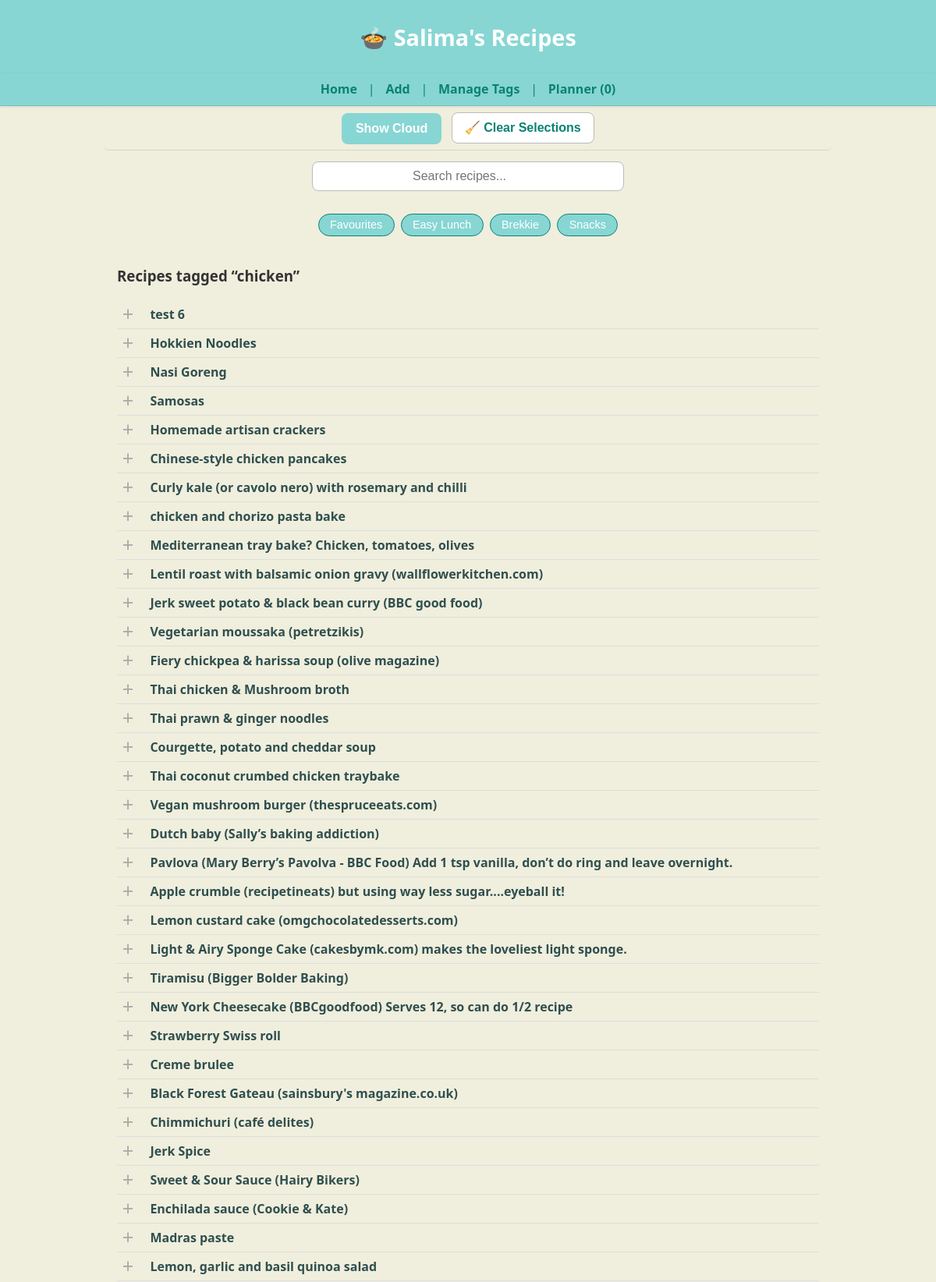
The page / (upper part) on the database its author committed.
### tables this page shows
CREATE TABLE recipes (
    id INTEGER PRIMARY KEY,
    name TEXT,
    ingredients JSON,
    method TEXT,
    tags JSON,
    category TEXT,
    source TEXT,
    linked_recipe TEXT,
    image_url TEXT,
    notes TEXT,
    created_at DATETIME DEFAULT CURRENT_TIMESTAMP,
    updated_at DATETIME DEFAULT CURRENT_TIMESTAMP
);

### app.py (the view)
@app.route("/")
def index():
    with get_conn() as conn:
        c = conn.cursor()
        default_tag = "chicken"
        c.execute("SELECT id, name, ingredients FROM recipes ORDER BY id DESC")
        recipes = c.fetchall()
        tag_cloud = get_tag_cloud()
    from pathlib import Path
    import json
    tags_path = Path("tags.json")
    quick_access = []
    if tags_path.exists():
        try:
            tags_data = json.loads(tags_path.read_text(encoding="utf-8"))
            quick_access = tags_data.get("Quick Access", [])
        except Exception as e:
            print("⚠️ Error loading tags.json:", e)
    return render_template(
        "index.html",
        recipes=recipes,
        tag_cloud=tag_cloud,
        default_tag=default_tag,
        quick_access=quick_access
    )

### app.py (called while the page is built)
@app.teardown_appcontext
def close_connection(exception):
    db = getattr(g, "_database", None)
    if db is not None:
        db.close()

def get_conn():
    return sqlite3.connect(DB_PATH)

### templates/index.html (shortened to what this page needs)
{% extends "base.html" %}
{% block content %}
<main class="homepage">
<section class="search-section">
  <form action="{{ url_for('search') }}" method="get" class="search-form">
    <input type="text" name="q" placeholder="Search recipes..." class="search-input">
  </form>
</section>
<section class="quick-tags">
  {% if quick_access %}
    {% for tag in quick_access %}
      <form action="{{ url_for('search') }}" method="get" class="tag-form">
        <button type="submit" class="tag-btn">{{ tag }}</button>
      </form>
    {% endfor %}
  {% else %}
    <p style="text-align:center; color:#777;">No Quick Access tags defined yet.</p>
  {% endif %}
</section>
  <section class="recipe-listing">
    <h3>Recipes tagged “{{ default_tag }}”</h3>
    {% for r in recipes %}
      <div class="recipe-row">
        <button class="select-dish-btn"
                data-id="{{ r[0] }}"
                data-name="{{ r[1] }}"></button>
        <a href="{{ url_for('recipe_detail', recipe_id=r[0]) }}">
          <strong>{{ r[1] }}</strong>
        </a>
      </div>
    {% endfor %}
  </section>
</main>
{% endblock %}

### templates/base.html (shortened to what this page needs)
<!DOCTYPE html>
<html lang="en">
<head>
  <link rel="stylesheet" href="{{ url_for('static', filename='style.css') }}">
</head>
<body data-page="{{ request.endpoint }}">
  <header class="site-header">
    <h1 class="site-title">
      <a href="/">🍲 Salima's Recipes</a>
    </h1>
  </header>
</body>
</html>
  <nav class="site-nav">
    <a href="/">Home</a> |
    <a href="/add">Add</a> |
    <a href="{{ url_for('admin_tags') }}">Manage Tags</a> |
    <a href="{{ url_for('planner') }}">Planner <span id="plannerCount">(0)</span></a>
  </nav>
  <div id="control-space"
     class="control-space"
     style="display:flex; flex-wrap:wrap; align-items:center; justify-content:center; gap:0.8rem; padding:0.5rem 1rem; background:var(--background); border-bottom:1px solid rgba(0,0,0,0.1);">
  {% if request.path == '/' %}
    <button id="toggleTagsBtn" class="btn-toggle-cloud">☁️ Show Cloud</button>
  {% endif %}
  <button id="clearSelectedBtn" class="btn-clear">🧹 Clear Selections</button>
</div>
  <main>
    {% block content %}{% endblock %}
  </main>
</body>
</html>

### static/style.css (style rules this page uses)
:root { --brand: #87d6d4; --brand-dark: #0a8274; --background: #f0eedd; }
body { font-family: "Segoe UI", Helvetica, Arial, sans-serif; background: var(--background); color: #333; margin: 0; padding: 0; }
header, footer { background: var(--brand); color: var(--brand-dark); padding: 1rem; text-align: center; }
main { background: var(--background); max-width: 100%; margin: 0; padding: 0; box-shadow: none; border: none; }
a { color: var(--brand-dark); text-decoration: none; transition: color 0.2s ease; }
form input, form textarea { width: 100%; padding: 0.5rem; margin: 0.5rem 0 1rem 0; border: 1px solid #ccc; border-radius: 4px; font-size: 1rem; }
button { background: var(--brand); color: white; border: none; padding: 0.6rem 1.2rem; font-size: 1rem; border-radius: 4px; cursor: pointer; transition: background 0.2s ease; }
.recipe-row { display: flex; align-items: center; gap: 0.5rem; padding: 0.25rem 0; border-bottom: 1px solid #ddd; }
.recipe-row a { flex: 1; color: #2f4f4f; text-decoration: none; }
.select-dish-btn { background: transparent; border: none; outline: none; cursor: pointer; width: 1.6rem; height: 1.6rem; display: flex; align-items: center; justify-content: center; }
.select-dish-btn::before { content: "+"; color: #aaa; font-size: 1.6rem; transition: color 0.25s ease, transform 0.2s ease, opacity 0.2s ease; }
.site-header { background: var(--brand); color: #fff; text-align: center; padding: 0.25rem 0; }
.site-title a { color: #fff; text-decoration: none; font-size: 1.8rem; line-height: 1.2; }
.site-nav { background: var(--brand); text-align: center; padding: 0.25rem 0.4rem; }
.site-nav a { color: var(--brand-dark); margin: 0 0.6rem; font-weight: 600; text-decoration: none; }
.control-space { position: sticky; top: 2.6rem; z-index: 90; display: flex; justify-content: center; align-items: center; gap: 0.8rem; flex-wrap: wrap; background: var(--background); padding: 0.35rem 0.6rem; margin: 0 auto 0.4rem; max-width: 900px; border-bottom: 1px solid rgba(0,0,0,0.05); border-radius: 5px; }
.btn-clear, .btn-toggle-cloud { display: inline-flex; align-items: center; justify-content: center; height: 40px; line-height: 1; font-weight: 600; padding: 0.45rem 1rem; border-radius: 8px; cursor: pointer; border: 1px solid #bbb; transition: background 0.25s ease, color 0.25s ease, transform 0.1s ease; }
.btn-toggle-cloud { background: var(--brand); color: #fff; position: relative; top: 1px; }
.btn-clear { background: #fff; color: var(--brand-dark); }
.search-section { text-align: center; margin: 0.4rem 0 0.6rem; }
.search-input { width: 100%; max-width: 720px; padding: 0.55rem 1rem; font-size: 1rem; border-radius: 8px; border: 1px solid #bbb; background: #fff; box-sizing: border-box; }
main.homepage { max-width: 900px; margin: 0 auto; padding: 0 1rem 1rem; background: var(--background); border: none; box-shadow: none; }
.search-section { margin: 0.2rem 0 0.4rem; padding: 0; text-align: center; }
.search-input { width: 100%; max-width: 400px; padding: 0.55rem 8rem; font-size: 1rem; border-radius: 8px; border: 1px solid #bbb; background: #fff; }
.quick-tags { display: flex; justify-content: center; flex-wrap: wrap; gap: 0.5rem; margin: 0.4rem 0 0.8rem; }
.tag-btn { background: var(--brand); color: white; border: 1px solid var(--brand-dark); border-radius: 18px; padding: 0.35rem 0.9rem; font-size: 0.9rem; font-weight: 500; cursor: pointer; transition: all 0.25s ease; }
.btn-toggle-cloud { background: var(--brand); color: #fff; border: none; border-radius: 8px; padding: 0.5rem 1.1rem; cursor: pointer; font-weight: 600; transition: background 0.2s ease, transform 0.1s ease; }
.homepage .quick-tags { position: sticky; top: 5.4rem; z-index: 80; background: var(--background); padding: 0.4rem 0.5rem; border-radius: 6px; }
.site-title { position: static; }
.site-nav { position: sticky; top: 0; z-index: 100; background: var(--brand); color: var(--brand-dark); text-align: center; padding: 0.6rem 0; border-bottom: 1px solid rgba(0,0,0,0.1); box-shadow: 0 1px 3px rgba(0,0,0,0.1); }
.select-dish-btn { all: unset; display: inline-flex; align-items: center; justify-content: center; width: 28px; height: 28px; cursor: pointer; vertical-align: middle; margin-right: 0.4rem; background: none !important; border: none !important; box-shadow: none !important; }

### rows shown on the page
recipes: name "test 6"
recipes: name "Hokkien Noodles"
recipes: name "Nasi Goreng"
recipes: name "Samosas"
recipes: name "Homemade artisan crackers"
recipes: name "Chinese-style chicken pancakes"
recipes: name "Curly kale (or cavolo nero) with rosemary and chilli"
recipes: name "chicken and chorizo pasta bake"
recipes: name "Mediterranean tray bake? Chicken, tomatoes, olives"
recipes: name "Lentil roast with balsamic onion gravy (wallflowerkitchen.com)"
recipes: name "Jerk sweet potato & black bean curry (BBC good food)"
recipes: name "Vegetarian moussaka (petretzikis)"
recipes: name "Fiery chickpea & harissa soup (olive magazine)"
recipes: name "Thai chicken & Mushroom broth"
recipes: name "Thai prawn & ginger noodles"
recipes: name "Courgette, potato and cheddar soup"
recipes: name "Thai coconut crumbed chicken traybake"
recipes: name "Vegan mushroom burger (thespruceeats.com)"
recipes: name "Dutch baby (Sally’s baking addiction)"
recipes: name "Pavlova (Mary Berry’s Pavolva - BBC Food) Add 1 tsp vanilla, don’t do ring and leave overnight."
recipes: name "Apple crumble (recipetineats) but using way less sugar....eyeball it!"
recipes: name "Lemon custard cake (omgchocolatedesserts.com)"
recipes: name "Light & Airy Sponge Cake (cakesbymk.com) makes the loveliest light sponge."
recipes: name "Tiramisu (Bigger Bolder Baking)"
recipes: name "New York Cheesecake (BBCgoodfood) Serves 12, so can do 1/2 recipe"
recipes: name "Strawberry Swiss roll"
recipes: name "Creme brulee"
recipes: name "Black Forest Gateau (sainsbury's magazine.co.uk)"
recipes: name "Chimmichuri (café delites)"
recipes: name "Jerk Spice"
recipes: name "Sweet & Sour Sauce (Hairy Bikers)"
recipes: name "Enchilada sauce (Cookie & Kate)"
recipes: name "Madras paste"
recipes: name "Lemon, garlic and basil quinoa salad"

### other values the page prints
{{ tag }} "Favourites" "Easy Lunch" "Brekkie" "Snacks"
{{ default_tag }} "chicken"
